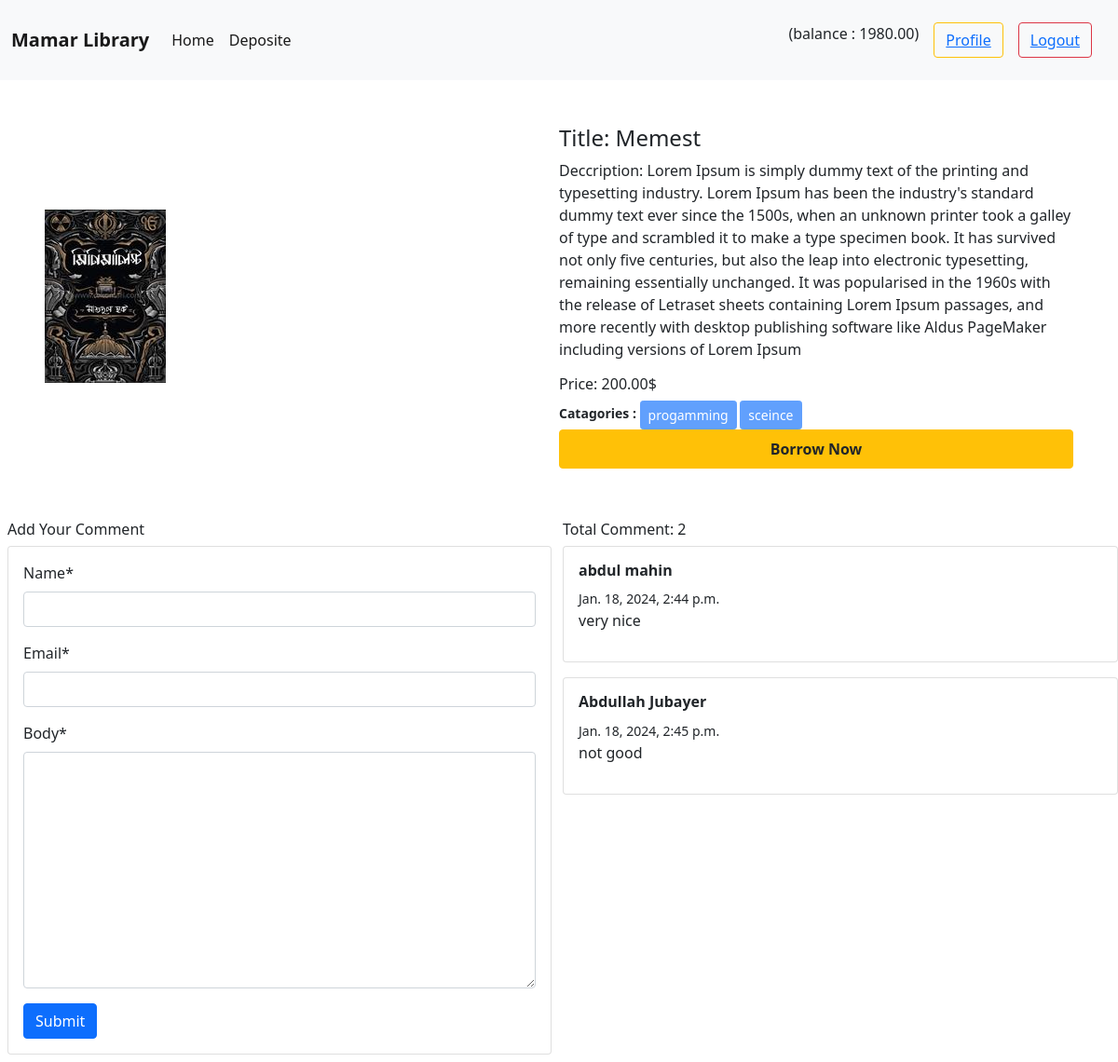
/book/detail/1/ (signed in), run on the app's committed database.
### users/models.py (models this page shows, shortened)
class UserAccountModel(models.Model):
    user = models.OneToOneField(User,related_name="account",on_delete=models.CASCADE )
    balance = models.DecimalField(default=0,max_digits=8,decimal_places=2)

### books/models.py (models this page shows, shortened)
class BookModel(models.Model):
    image = models.ImageField(upload_to ='books/media/uploads/',blank=True, null=True)
    title = models.CharField(max_length=300)
    description = models.TextField()
    catagory = models.ManyToManyField(CategorysModel)
    borrowprice = models.DecimalField(max_digits=8,decimal_places=2)

class Comment(models.Model):
    post = models.ForeignKey(BookModel,on_delete=models.CASCADE,related_name='comments')
    name = models.CharField(max_length=50)
    email = models.EmailField()
    body = models.TextField()
    created_on = models.DateTimeField(auto_now_add = True)

### categorys/models.py (models this page shows, shortened)
class CategorysModel(models.Model):
    name = models.CharField(max_length=80)
    slug = models.SlugField(max_length=100,unique=True,null=True, blank=True)

### books/views.py (the view, shortened to what this page needs)
# urls.py: path('detail/<int:id>/', views.DetailsBookView.as_view() , name = 'detail_book'),
class DetailsBookView(DetailView):
    model = models.BookModel
    template_name = 'detail_book.html'
    pk_url_kwarg = 'id'
    context_object_name = 'book'
    def get_context_data(self, **kwargs):
        context = super().get_context_data(**kwargs)
        post = self.object
        comments = post.comments.all()
        comment_form = forms.CommentForm()
        context['comments'] = comments
        context['comment_form'] = comment_form
        return context

### books/forms.py
class CommentForm(forms.ModelForm):
    class Meta:
        model = Comment
        fields = ['name','email','body']

### books/templates/detail_book.html (shortened to what this page needs)
{% extends "base.html" %}
{%load crispy_forms_tags %}
{% block content %}
<div class="d-flex justify-content-center align-items-center">
  <div class="ms-5 mt-5 mb-5 w-50">
      <img src="{{book.image.url}}" alt=""  alt="..." style="" >
  </div>
  <div class="me-5 mt-5 mb-5 w-50">
      <h4>Title: {{book.title}}</h4>
      <p>Deccription: {{book.description}}</p>
      <h6>Price: {{book.borrowprice}}$</h6>
        <small ><strong>Catagories :
          {% for i in book.catagory.all %}
              <button class="btn btn-primary btn-sm " disabled>{{i.name}}</button>
          {% endfor %}
        </strong></small>
      {% if user.is_authenticated %}
      <a class="nav-link btn btn-warning text-dark" href="{% url "borrow_book" book.id %}"><strong>Borrow Now</strong></a>
      {% endif %}
  </div>
 </div>
 <div class="d-flex">
  <div class="p-2 " style="width: 50%;">
      <h6> Add Your Comment</h6>
      <div class="card">
          <div class="card-body">
              <form style= "" method = 'post' enctype="multipart/form-data">
              {{comment_form|crispy}}
              <button class='btn btn-primary'> Submit</button>
            </form>
          </div>
        </div>
  </div>
  <div class="pt-2 ps-1" style="width: 50%;">
      <h6> Total Comment: {{comments|length}}</h6>
      {% for com in comments %}
      <div class="card mb-3">
          <div class="card-body">
              <h6><strong>{{com.name}}</strong></h6>
              <small> {{com.created_on}} </small>
              <p>{{com.body}}</p>
          </div>
      </div>
      {% endfor %}
  </div>
{% endblock %}

### templates/base.html (shortened to what this page needs)
<!doctype html>
<html lang="en">
  <head>
    <link href="https://cdn.jsdelivr.net/npm/bootstrap@5.0.2/dist/css/bootstrap.min.css" rel="stylesheet">
  </head>
  <body>
    <nav class="navbar navbar-expand-lg navbar-light bg-light">
        <div class="container-fluid">
          <a class="navbar-brand" href="{% url "home" %}"><strong>Mamar Library</strong></a>
          <div class="collapse navbar-collapse" id="navbarSupportedContent">
            <ul class="navbar-nav me-auto mb-2 mb-lg-0">
              <li class="nav-item">
                <a class="nav-link active" aria-current="page" href="{% url "home" %}">Home</a>
              </li>
              <li class="nav-item">
                <a class="nav-link active" aria-current="page" href="{% url "deposite" %}">Deposite</a>
              </li>
            </ul>
            <form class="d-flex m-2">
            {% if user.is_authenticated %}
            <div class="m-2">(balance : {{request.user.account.balance}})</div>
            <button class="btn btn-outline-warning m-2" type="submit"><a href="{% url "profile" %}">Profile</a></button>
              <button class="btn btn-outline-danger m-2" type="submit"><a href="{% url "logout" %}">Logout</a></button>
              {% else %}
              <button class="btn btn-outline-success m-2" type="submit"><a href="{% url "registar" %}">Signup</a></button>
              <button class="btn btn-outline-primary m-2" type="submit"><a href="{% url "login" %}">Login</a></button>
              {% endif %}
            </form>
          </div>
        </div>
      </nav>
      {% block content %}
      {% endblock  %}
  </body>
</html>

### data on the page
BookModel: image (picture), title "Memest", description "Lorem Ipsum is simply dummy text of the printing and typesetting industry. Lorem Ipsum has been the industry's standard dummy text ever since the 1500s, when an unknown printer took a galley of type and scrambled it to make a type specimen book. It has survived not only five centuries, but also the leap into electronic typesetting, remaining essentially unchanged. It was popularised in the 1960s with the release of Letraset sheets containing Lorem Ipsum passages, and more recently with desktop publishing software like Aldus PageMaker including versions of Lorem Ipsum", borrowprice "200.00"
CategorysModel: name "progamming"
CategorysModel: name "sceince"
Comment: name "abdul mahin", created_on "Jan. 18, 2024, 2:44 p.m.", body "very nice"
Comment: name "Abdullah Jubayer", created_on "Jan. 18, 2024, 2:45 p.m.", body "not good"

### other printed values
{{ request.user.account.balance }} "1980.00"
{{ comments|length }} "2"
